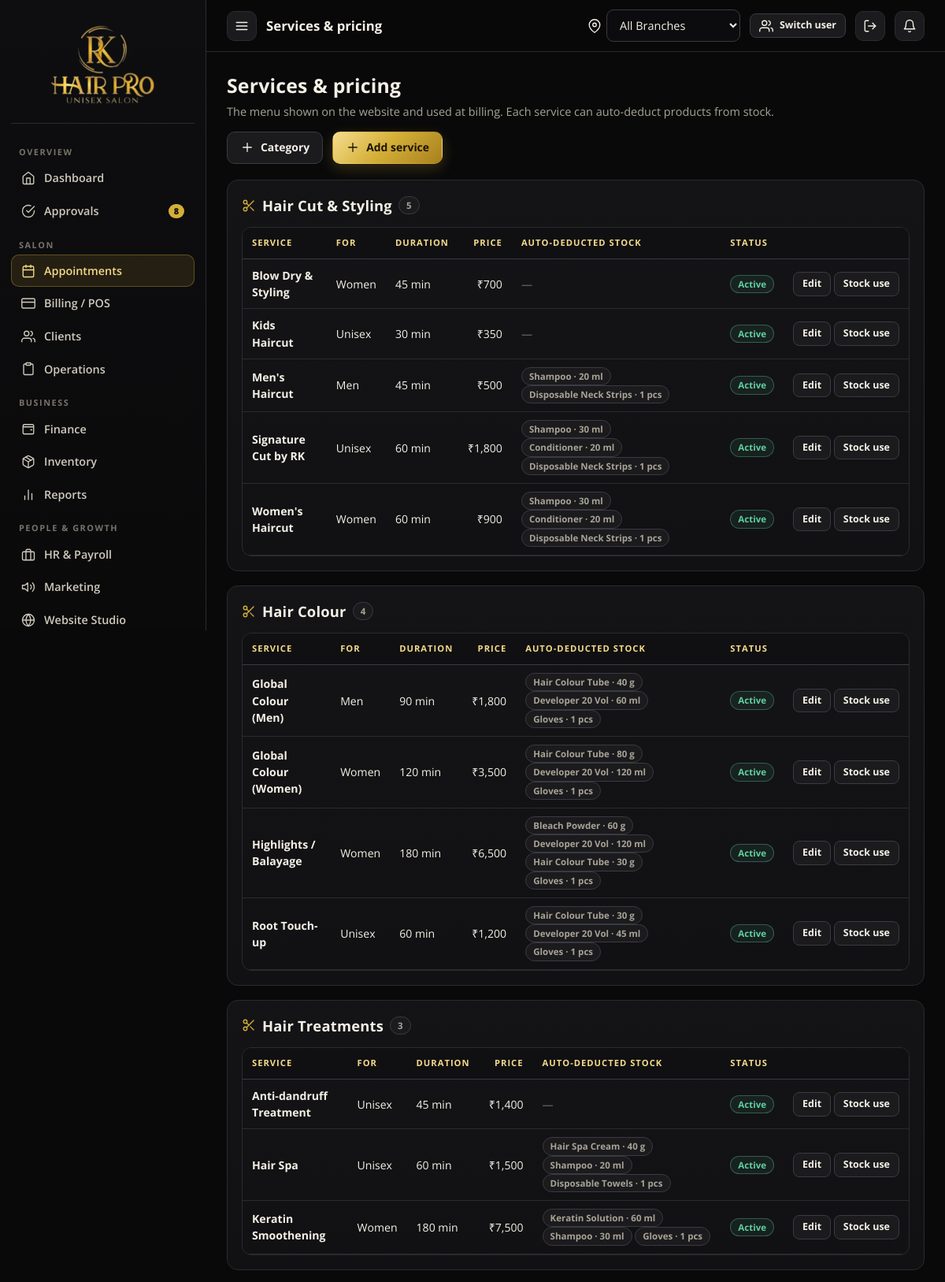
Screenshot of /appointments/services (signed in, upper part) with the database file from the repository.
### rkhp/models.py (models this page shows)
class ServiceCategory(db.Model):
    id = db.Column(db.Integer, primary_key=True)
    name = db.Column(db.String(60), nullable=False)
    sort = db.Column(db.Integer, default=0)

class Service(db.Model):
    id = db.Column(db.Integer, primary_key=True)
    category_id = db.Column(db.Integer, db.ForeignKey("service_category.id"))
    name = db.Column(db.String(100), nullable=False)
    gender = db.Column(db.String(10), default="Unisex")     # Men / Women / Unisex
    price = db.Column(db.Float, default=0)
    duration = db.Column(db.Integer, default=30)             # minutes
    description = db.Column(db.String(240))
    active = db.Column(db.Boolean, default=True)
    category = db.relationship("ServiceCategory")

class ServiceConsumable(db.Model):
    id = db.Column(db.Integer, primary_key=True)
    service_id = db.Column(db.Integer, db.ForeignKey("service.id"), nullable=False)
    item_id = db.Column(db.Integer, db.ForeignKey("item.id"), nullable=False)
    qty = db.Column(db.Float, default=1)
    service = db.relationship("Service")
    item = db.relationship("Item")

class Item(db.Model):
    id = db.Column(db.Integer, primary_key=True)
    name = db.Column(db.String(100), nullable=False)
    sku = db.Column(db.String(30))
    category = db.Column(db.String(50))
    unit = db.Column(db.String(10), default="pcs")
    cost = db.Column(db.Float, default=0)
    sell_price = db.Column(db.Float, default=0)
    is_retail = db.Column(db.Boolean, default=False)
    vendor_id = db.Column(db.Integer, db.ForeignKey("vendor.id"))
    active = db.Column(db.Boolean, default=True)
    vendor = db.relationship("Vendor")

### rkhp/routes/appointments.py (the view, shortened to what this page needs)
@bp.route("/services", methods=["GET", "POST"])
@require_perm("appointments")
def services():
    cats = ServiceCategory.query.order_by(ServiceCategory.sort).all()
    svcs = Service.query.order_by(Service.category_id, Service.name).all()
    items = Item.query.filter_by(active=True, is_retail=False).order_by(Item.name).all()
    recipes = {}
    for r in ServiceConsumable.query.all():
        recipes.setdefault(r.service_id, []).append(r)
    return render_template("appointments/services.html", cats=cats, svcs=svcs, items=items, recipes=recipes, open_id=to_int(request.args.get("open")), page_title="Services & pricing")

### rkhp/__init__.py (called while the page is built)
def unread():
    from .models import Notification
    return Notification.query.filter_by(employee_id=current_user.id, is_read=False).count()

### rkhp/helpers.py (called while the page is built)
def inr(v, dec=None, sym=True):
    try:
        v = float(v or 0)
    except (TypeError, ValueError):
        v = 0.0
    neg = v < 0
    v = abs(v)
    if dec is None:      # paise only where they matter (small amounts); big totals show whole rupees
        dec = 2 if abs(v - round(v)) > 0.004 and v < 10000 else 0
    s = f"{v:.{dec}f}"
    whole, _, frac = s.partition(".")
    if len(whole) > 3:
        head, tail = whole[:-3], whole[-3:]
        head = re.sub(r"(\d)(?=(\d\d)+$)", r"\1,", head)
        whole = head + "," + tail
    out = whole + ("." + frac if frac else "")
    return ("-" if neg else "") + ("₹" if sym else "") + out

def to_int(v, default=None):
    try:
        return int(v)
    except (TypeError, ValueError):
        return default

def all_branches():
    return Branch.query.filter_by(active=True).order_by(Branch.id).all()

def scope_ids():
    if current_user.is_authenticated and current_user.branch_id:
        return [current_user.branch_id]
    sel = session.get("branch_id", 0)
    if sel:
        return [int(sel)]
    return [b.id for b in all_branches()]

def active_branch():
    ids = scope_ids()
    if len(ids) == 1 and (current_user.branch_id or session.get("branch_id")):
        return db.session.get(Branch, ids[0])
    return None

def require_perm(*perms):
    def deco(fn):
        @wraps(fn)
        def wrapper(*a, **kw):
            if not current_user.is_authenticated:
                return redirect(url_for("auth.login", next=request.path))
            if not any(current_user.has_perm(p) for p in perms):
                abort(403)
            return fn(*a, **kw)
        return wrapper
    return deco

### rkhp/models.py (called while the page is built)
    @property
    def is_active(self):       # Flask-Login
        return bool(self.active) and not self.login_blocked

    @property
    def is_super(self):
        return self.role == "super_admin"

    @property
    def role_label(self):
        return ROLE_LABEL.get(self.role, self.role)

    @property
    def perm_set(self):
        if self.is_super:
            return set(ALL_PERMS)
        if self.perms is None:
            return set(DEFAULT_PERMS.get(self.role, []))
        return {p for p in self.perms.split(",") if p}

    def has_perm(self, p):
        return p in self.perm_set

    @property
    def is_manager(self):
        return self.role in ("super_admin", "branch_admin")

### rkhp/templates/appointments/services.html (shortened to what this page needs)
{% extends 'base.html' %}
{% block content %}
<div class="page-h"><div><h1>Services & pricing</h1><p>The menu shown on the website and used at billing. Each service can auto-deduct products from stock.</p></div>
  <div class="row">{% if current_user.is_manager %}<button class="btn" data-modal="catModal">{{ ui.icon('plus') }} Category</button><button class="btn gold" data-modal="svcModal" data-fill-id="">{{ ui.icon('plus') }} Add service</button>{% endif %}</div></div>
{% for c in cats %}{% set list = svcs|selectattr('category_id','equalto',c.id)|list %}
<div class="card mb"><div class="card-h"><h2>{{ ui.icon('scissors') }} {{ c.name }} <span class="badge">{{ list|length }}</span></h2></div>
  <div class="table-wrap"><table class="tbl"><thead><tr><th>Service</th><th>For</th><th>Duration</th><th class="num">Price</th><th>Auto-deducted stock</th><th>Status</th><th></th></tr></thead><tbody>
    {% for s in list %}<tr>
      <td><b>{{ s.name }}</b></td><td>{{ s.gender }}</td><td>{{ s.duration }} min</td><td class="num">{{ s.price|inr }}</td>
      <td>{% for r in recipes.get(s.id, []) %}<span class="badge">{{ r.item.name.split('(')[0] }} · {{ '%g'|format(r.qty) }} {{ r.item.unit }}</span> {% else %}<span class="faint">—</span>{% endfor %}</td>
      <td>{{ ui.badge('Active','ok') if s.active else ui.badge('Hidden','') }}</td>
      <td class="nowrap">{% if current_user.is_manager %}<button class="btn sm" data-modal="svcModal" data-fill-id="{{ s.id }}" data-fill-name="{{ s.name }}" data-fill-category_id="{{ s.category_id }}" data-fill-gender="{{ s.gender }}" data-fill-price="{{ s.price|int }}" data-fill-duration="{{ s.duration }}" data-fill-active="{{ 1 if s.active else 0 }}" data-fill-description="{{ s.description or '' }}">Edit</button>
        <button class="btn sm" data-modal="recipeModal" data-fill-service_id="{{ s.id }}" data-out-title="{{ s.name }}">Stock use</button>{% endif %}</td></tr>
    {% endfor %}</tbody></table></div></div>{% endfor %}
{% endblock %}

### rkhp/templates/_ui.html (shortened to what this page needs)
{% macro icon(name, cls='') %}<svg class="i {{ cls }}" viewBox="0 0 24 24" aria-hidden="true">{{ ICONS.get(name, ICONS['list'])|safe }}</svg>{% endmacro %}
{% macro badge(text, kind='') %}<span class="badge {{ kind }}">{{ text }}</span>{% endmacro %}

### rkhp/static/css/app.css (style rules this page uses)
:root { --bg:#09090a; --bg-2:#0f0f11; --surface:#141416; --surface-2:#1b1b1e; --surface-3:#232327; --line:#2b2b30; --line-2:#3a3a41; --gold:#d4af37; --gold-2:#f3d98a; --gold-3:#9c7a1c; --gold-soft:rgba(212,175,55,.12); --gold-line:rgba(212,175,55,.35); --grad:linear-gradient(135deg,#f6dd8f 0%,#d4af37 48%,#a8801f 100%); --text:#f4f0e6; --muted:#a8a396; --faint:#77726a; --ok:#5fd0a0; --warn:#f2b64d; --bad:#f0706a; --info:#84b6ff; --r:14px; --r-sm:9px; --shadow:0 10px 30px rgba(0,0,0,.45); color-scheme:dark; }
* { box-sizing:border-box }
html { -webkit-text-size-adjust:100% }
body { margin:0;background:var(--bg);color:var(--text);font-family:'Open Sans',system-ui,-apple-system,'Segoe UI',Roboto,sans-serif;font-size:14.5px;line-height:1.5; background-image:radial-gradient(900px 420px at 85% -10%,rgba(212,175,55,.09),transparent 60%),radial-gradient(700px 400px at -10% 110%,rgba(212,175,55,.05),transparent 60%);background-attachment:fixed }
h1,h2,h3,h4 { font-weight:700;letter-spacing:.2px;margin:0;color:var(--text) }
h1 { font-size:1.55rem }
h2 { font-size:1.15rem }
.faint { color:var(--faint) }
.gold { color:var(--gold) }
.ok { color:var(--ok) }
.mb { margin-bottom:18px }
.row { display:flex;gap:12px;align-items:center;flex-wrap:wrap }
.nowrap { white-space:nowrap }
svg.i { width:18px;height:18px;stroke:currentColor;fill:none;stroke-width:1.8;stroke-linecap:round;stroke-linejoin:round;flex:none;vertical-align:-3px }
.card { background:linear-gradient(180deg,var(--surface),#111113);border:1px solid var(--line);border-radius:var(--r);padding:18px }
.card-h { display:flex;align-items:center;justify-content:space-between;gap:10px;margin-bottom:14px;flex-wrap:wrap }
.card-h h2,.card-h h3 { display:flex;align-items:center;gap:8px }
.card-h h2 .i,.card-h h3 .i { color:var(--gold) }
.page-h { display:flex;align-items:flex-end;justify-content:space-between;gap:14px;margin-bottom:20px;flex-wrap:wrap }
.page-h p { margin:4px 0 0;color:var(--muted) }
.btn { display:inline-flex;align-items:center;gap:8px;justify-content:center;padding:9px 16px;border-radius:10px;border:1px solid var(--line-2);background:var(--surface-2);color:var(--text);font:inherit;font-weight:700;font-size:.87rem;cursor:pointer;transition:.15s;white-space:nowrap }
.btn.gold { background:var(--grad);color:#1a1405;border-color:transparent;box-shadow:0 6px 18px rgba(212,175,55,.22) }
.btn.sm { padding:5px 11px;font-size:.78rem;border-radius:8px }
.table-wrap { overflow-x:auto;border-radius:12px;border:1px solid var(--line) }
table.tbl { width:100%;border-collapse:collapse;font-size:.88rem }
.tbl th { position:sticky;top:0;background:#101012;color:var(--gold-2);text-align:left;font-size:.7rem;text-transform:uppercase;letter-spacing:.09em;padding:11px 12px;border-bottom:1px solid var(--line-2);white-space:nowrap;font-weight:700 }
.tbl td { padding:10px 12px;border-bottom:1px solid var(--line);vertical-align:middle }
.tbl td.num,.tbl th.num { text-align:right;font-variant-numeric:tabular-nums }
.badge { display:inline-flex;align-items:center;gap:5px;padding:2px 9px;border-radius:99px;font-size:.72rem;font-weight:700;border:1px solid var(--line-2);color:var(--muted);background:var(--surface-2);white-space:nowrap }
.badge.ok { color:var(--ok);border-color:rgba(95,208,160,.35);background:rgba(95,208,160,.08) }

### rkhp/static/css/public.css (style rules this page uses)
:root { --ivory:#f6eed9;--ivory-2:#ece0c0;--ink:#17130a;--ink-soft:#5b5236;--gold-ink:#8a6a12;--wa:#25d366 }
html { scroll-behavior:smooth }

### rows the page displays
ServiceCategory: name "Hair Cut & Styling", list "5"
Service: name "Blow Dry & Styling", gender "Women", duration "45", price|inr "₹700", text "Active"
Service: name "Kids Haircut", gender "Unisex", duration "30", price|inr "₹350", text "Active"
Service: name "Men's Haircut", gender "Men", duration "45", price|inr "₹500", text "Active"
ServiceConsumable: item.name "Shampoo", qty "20", item.unit "ml"
ServiceConsumable: item.name "Disposable Neck Strips", qty "1", item.unit "pcs"
Service: name "Signature Cut by RK", gender "Unisex", duration "60", price|inr "₹1,800", text "Active"
ServiceConsumable: item.name "Shampoo", qty "30", item.unit "ml"
ServiceConsumable: item.name "Conditioner", qty "20", item.unit "ml"
ServiceConsumable: item.name "Disposable Neck Strips", qty "1", item.unit "pcs"
Service: name "Women's Haircut", gender "Women", duration "60", price|inr "₹900", text "Active"
ServiceConsumable: item.name "Shampoo", qty "30", item.unit "ml"
ServiceConsumable: item.name "Conditioner", qty "20", item.unit "ml"
ServiceConsumable: item.name "Disposable Neck Strips", qty "1", item.unit "pcs"
ServiceCategory: name "Hair Colour", list "4"
Service: name "Global Colour (Men)", gender "Men", duration "90", price|inr "₹1,800", text "Active"
ServiceConsumable: item.name "Hair Colour Tube", qty "40", item.unit "g"
ServiceConsumable: item.name "Developer 20 Vol", qty "60", item.unit "ml"
ServiceConsumable: item.name "Gloves", qty "1", item.unit "pcs"
Service: name "Global Colour (Women)", gender "Women", duration "120", price|inr "₹3,500", text "Active"
ServiceConsumable: item.name "Hair Colour Tube", qty "80", item.unit "g"
ServiceConsumable: item.name "Developer 20 Vol", qty "120", item.unit "ml"
ServiceConsumable: item.name "Gloves", qty "1", item.unit "pcs"
Service: name "Highlights / Balayage", gender "Women", duration "180", price|inr "₹6,500", text "Active"
ServiceConsumable: item.name "Bleach Powder", qty "60", item.unit "g"
ServiceConsumable: item.name "Developer 20 Vol", qty "120", item.unit "ml"
ServiceConsumable: item.name "Hair Colour Tube", qty "30", item.unit "g"
ServiceConsumable: item.name "Gloves", qty "1", item.unit "pcs"
Service: name "Root Touch-up", gender "Unisex", duration "60", price|inr "₹1,200", text "Active"
ServiceConsumable: item.name "Hair Colour Tube", qty "30", item.unit "g"
ServiceConsumable: item.name "Developer 20 Vol", qty "45", item.unit "ml"
ServiceConsumable: item.name "Gloves", qty "1", item.unit "pcs"
ServiceCategory: name "Hair Treatments", list "3"
Service: name "Anti-dandruff Treatment", gender "Unisex", duration "45", price|inr "₹1,400", text "Active"
Service: name "Hair Spa", gender "Unisex", duration "60", price|inr "₹1,500", text "Active"
ServiceConsumable: item.name "Hair Spa Cream", qty "40", item.unit "g"
ServiceConsumable: item.name "Shampoo", qty "20", item.unit "ml"
ServiceConsumable: item.name "Disposable Towels", qty "1", item.unit "pcs"
Service: name "Keratin Smoothening", gender "Women", duration "180", price|inr "₹7,500", text "Active"
ServiceConsumable: item.name "Keratin Solution", qty "60", item.unit "ml"
ServiceConsumable: item.name "Shampoo", qty "30", item.unit "ml"
ServiceConsumable: item.name "Gloves", qty "1", item.unit "pcs"

### other values shown
{{ sec.title }} "OVERVIEW" "SALON" "BUSINESS" "PEOPLE & GROWTH"
{{ it.label }} "Dashboard" "Approvals" "Appointments" "Billing / POS" "Clients" "Operations" "Finance" "Inventory" "Reports" "HR & Payroll" "Marketing" "Website Studio"
{{ it.count }} "8"
{{ page_title|default('') }} "Services & pricing"
